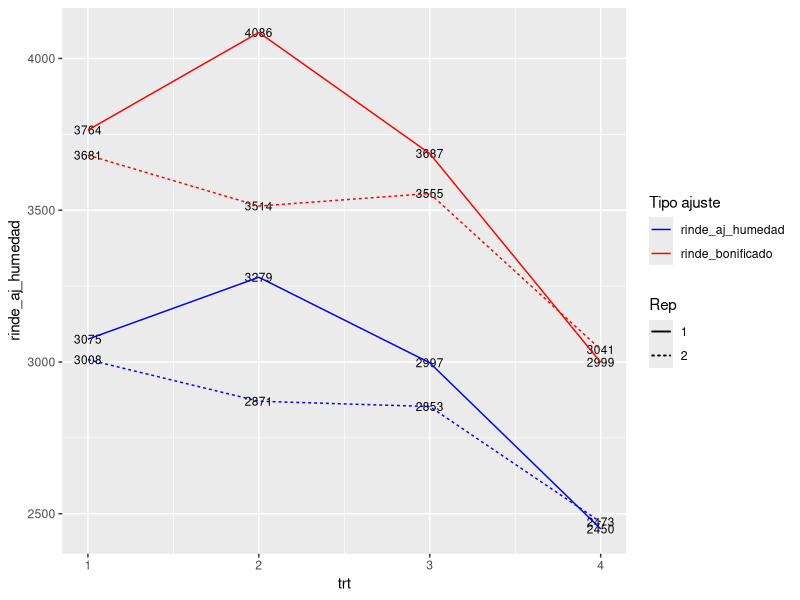

Reproduce this figure in R.

# Cada cultivo de grano tiene su humedad standard de recibo, por ej. el girasol se recibe a 11% de humedad.
# Ademas, el girasol puede obtener bonificaciones por el contenido de aceite, 
# esto es: para valores superiores a 42% se bonifica a razón de 2% mas de rendimiento por cada punto %.
# http://www.agro.unc.edu.ar/~wpweb/cereales/wp-content/uploads/sites/31/2018/07/TABLA-TIPIFICACION-Calidad-Comercial-de-granos.pdf

# Al presentar resultados de ensayos de girasol es común ver el rendimiento ajustado a 11% y sobre este, 
# se aplica la bonificación correspondiente según % de aceite. 

# Al tratarse de un cálculo de rutina, nos conviene tener a mano funciones que nos faciliten los cálculos 
# en algun script. Veamos como hariamos esas funciones

# (Siempre es bueno verificar en un Hoja de cálculo de excel como este link)
# https://docs.google.com/spreadsheets/d/1WqLNuOCriRdXaND7xF3OZL939WaaJl_Iy-kzc6jmoOo/edit?usp=sharing


library(tidyverse)
dat <- tibble::tribble(
  ~trt, ~rep, ~rinde_cosecha, ~humedad_a_cosecha, ~aceite_porc,
  1,    1,           3011,                9.1,         53.2,
  2,    1,           3200,                8.8,         54.3,
  3,    1,           3004,               11.2,         53.5,
  4,    1,           2450,                 11,         53.2,
  2,    2,           2900,               11.9,         53.2,
  3,    2,           2850,               10.9,         54.3,
  4,    2,           2467,               10.8,         53.5,
  1,    2,           3001,               10.8,         53.2
)

# funcion para ajustar rinde por humedad

ajustar_por_humedad <- function(rinde_cosecha, humedad_a_cosecha, hum_recibo){
  agua = rinde_cosecha*humedad_a_cosecha/100
  rinde_seco = rinde_cosecha - agua 
  factor_ajuste = 1-hum_recibo/100
  rinde_aj_comercial = rinde_seco/factor_ajuste
}

# poniendo a prueba la funcion 
dat %>% 
  mutate(rinde_aj_humedad = ajustar_por_humedad(rinde_cosecha, humedad_a_cosecha, hum_recibo=11))

# funcion para ajustar rinde por binificacion 

ajustar_por_aceite <- function(rinde_aj_humedad, aceite_porcen){
  bonificacion = 1+((aceite_porcen-42)*2)/100
  rinde_bonificado = rinde_aj_humedad * bonificacion
}

#
dat <- dat %>% 
  mutate(rinde_aj_humedad = ajustar_por_humedad(rinde_cosecha, humedad_a_cosecha, hum_recibo=11),
         rinde_bonificado = ajustar_por_aceite(rinde_aj_humedad, aceite_porc))


dat %>%
  ggplot() + 
  aes(x=trt, group=factor(rep), linetype=factor(rep)) + 
  stat_summary(fun=mean, aes(y = rinde_aj_humedad, label=round(after_stat(y))), geom="text", size=3) + 
  stat_summary(fun=mean, aes(y = rinde_aj_humedad, color="rinde_aj_humedad"), geom="line") + 
  stat_summary(fun=mean, aes(y = rinde_bonificado, label=round(after_stat(y))), geom="text", size=3)  + 
  stat_summary(fun=mean, aes(y = rinde_bonificado, color="rinde_bonificado"), geom="line") +
  scale_color_manual(name='Tipo ajuste',
                     breaks=c("rinde_aj_humedad", "rinde_bonificado"),
                     values=c('rinde_aj_humedad'='blue', 'rinde_bonificado'='red')) + 
  labs(linetype="Rep")
